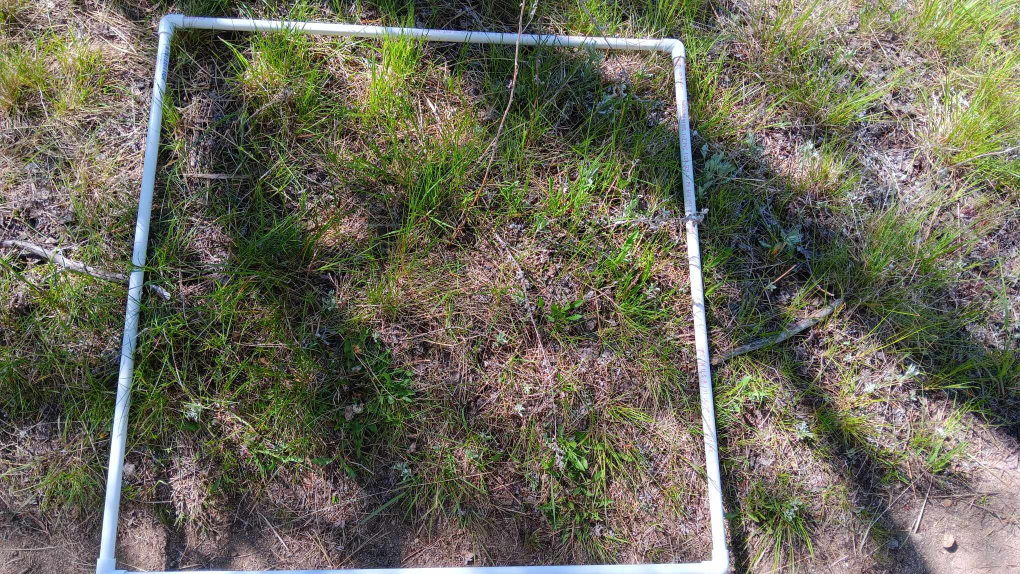
#> input picture test_photos/436497859_779601884357319_5324920164114426597_n.jpg, 2040 x 1148 px (shown at 1/2 size); its folder holds only this picture in this run
$ jupyter execute investigation_isolate_quadrat.ipynb
#> lines starting #> are read from the running program, lines starting #| are printed output that depends on the picture; after the words box and inside, x2 and y2 are one past the last pixel; in counts of white or black regions, pixels touching at a corner belong together
### functions.py
import numpy as np
import cv2
import re
import os
import sys
import glob
import napari
import spyndex
from matplotlib import pyplot as plt
from skimage import img_as_float, img_as_ubyte
import skimage.filters as skfil

# MAIN PROCESS FUNCTIONS
'''

1. Crop every image to its quadrat using the napari gui
2. Resize every image to the smallest length in the folder of photos
3. denoise images
4. Apply vegetation index
5. Convert pixel information into a csv

'''

# CROP TO QUADRAT
# [224 lines left out: functions crop_to_square, apply_vegetation_index, calc_live_plants_percentage, resize_square_imgs, not called in this run]


# Reorder the list of files for looping through
def reorder_file_paths(path):
    '''
    This function exists because I've rearranged the images so often that the operating system
    no longer stores them in number order (image_0, image_1, and so on). This function returns
    an ordered list of all the files that are currenty in the specified folder. It should be able
    to handle additions to the folder.

    Parameters:
        Path of the folder you want to loop through (In this format results/greenhouse_photos_thresholded/*
        for example. The asterisk is necessary or else the glob thingy won't work.)
    Returns:
        List of file paths to be run from the main project directory. It is in order of whatever
        number is in the filename.
    '''
    def sorting_function(path):
        # Grab a list containting the number found in the file path (includes multi-digit numbers)
        numbers = re.findall('\d+', path)

        # Return the numbers as integers if the list of numbers isn't empty. Return 0 otherwise
        return int(numbers[0]) if numbers else 0


    # Use the sorting_function on the list of paths so they will be sorted numerically.
    files = sorted(glob.glob(path), key=sorting_function)

    return files

# Apply otsu threshold to an image
# [108 lines left out: functions apply_otsu, matrix_xy_swap, reorder_quadrat_corners, extract_filename_number, calc_pixels_to_cm, not called in this run]

### investigation_isolate_quadrat.ipynb
The goal of this notebook is to test out morphologocal operations to isolate the quadrat. They're pretty finicky so I need to know how they work on all the test photos.

### Setup

[cell 1]
from functions import reorder_file_paths
import cv2
from skimage import img_as_float, img_as_ubyte
from matplotlib import pyplot as plt
from functions import apply_otsu
from skimage.filters.rank import entropy
from skimage.morphology import disk, isotropic_closing, binary_closing
from scipy import ndimage
import numpy as np

[cell 2]
# Determine the folder of images that will be looped through
path = 'test_photos/*'

# Get list of files for looping through
filenames = reorder_file_paths(path)

print(filenames)

[cell 3]
greenhouse_test_filenames = ['test_photos\\image_6.JPG', 'test_photos\\image_7.JPG', 'test_photos\\image_8.JPG', 'test_photos\\image_9.JPG', 'test_photos\\image_10.JPG']

### Use threshold to pick up on presence of quadrat

[cell 4]
for i, filename in enumerate(filenames):
    # Skip over the greenhouse images
    if filename in greenhouse_test_filenames:
        pass

    else:
        # Load in the images in color
        img = cv2.imread(filename, 1)
#> img is the input picture: shape (1148, 2040, 3); mean B, G, R 88.7, 104.8, 106.3

        # Get a grayscale version of the image
        gray = cv2.cvtColor(img, cv2.COLOR_BGR2GRAY)
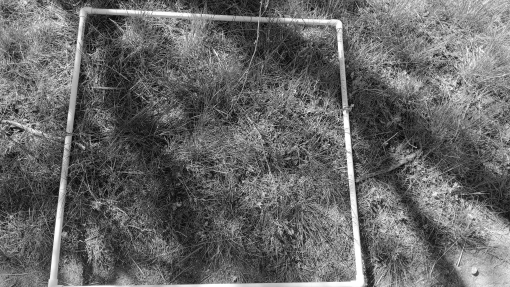
#> gray: shape (1148, 2040) (shown at 1/4 size); min 0, max 255, mean 103.4

        # Convert images into floats
        img_float = img_as_float(gray)

        # If image is <= to the threshold number, it's True. False otherwise.
        img_binary =  (img_float <= .9) # .90 is meant to pick up the white of the quadrat.
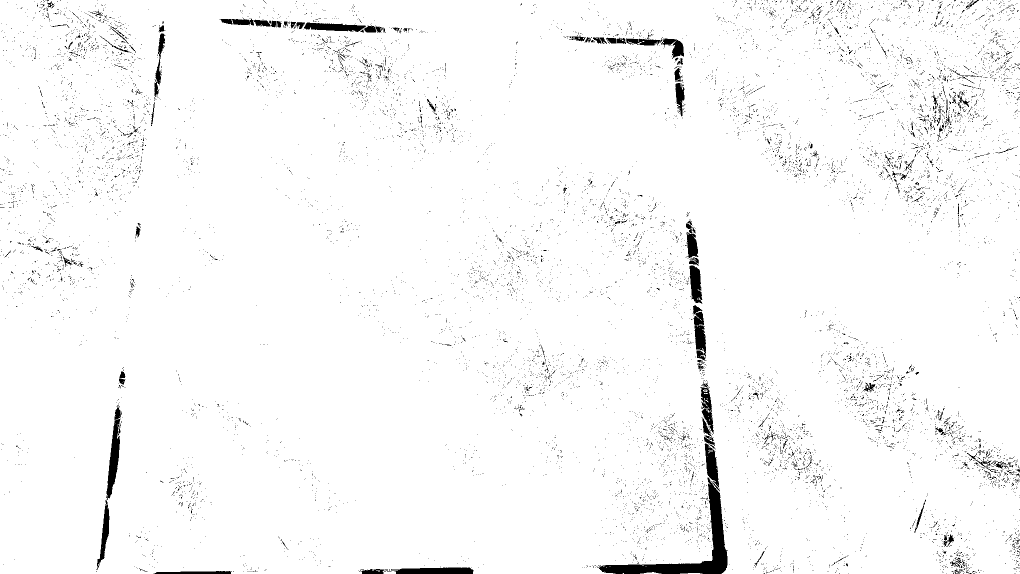
#> img_binary: shape (1148, 2040) bool (shown at 1/2 size); 97.4% white; 11397 black regions (11209 under 20 px), largest, box (x1, y1, x2, y2) and area: (1194, 955, 1456, 1148) 8550, (193, 809, 244, 1140) 3578, (782, 1135, 947, 1148) 1843

        # Convert back to ubyte
        img_ubyte = img_as_ubyte(img_binary)

        # Denoise the image to get rid of the grass that made it through
        img_median = ndimage.median_filter(img_ubyte, 9)
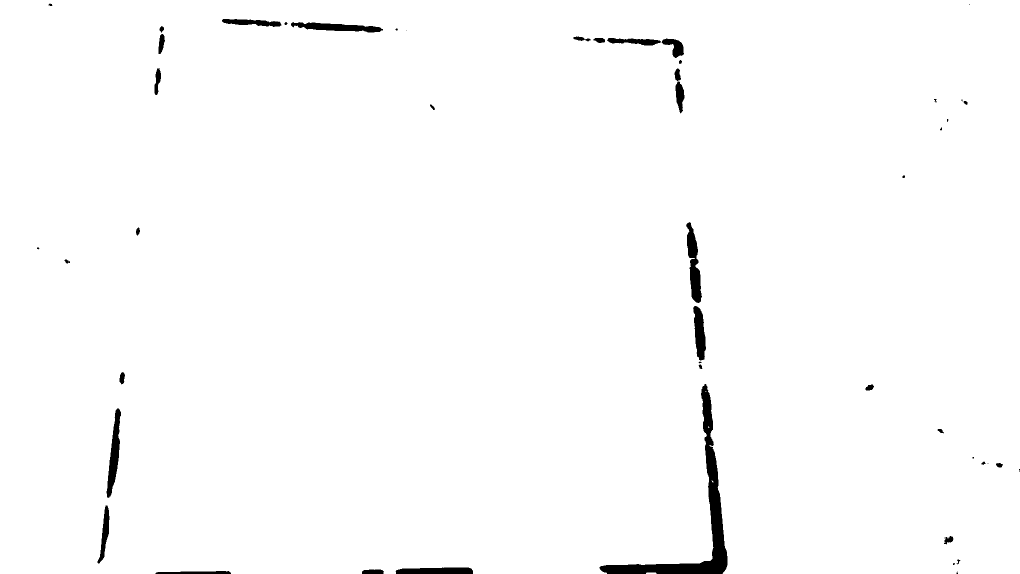
#> img_median: shape (1148, 2040) (shown at 1/2 size); 98.7% white; 49 black regions (13 under 20 px), largest, box (x1, y1, x2, y2) and area: (1199, 768, 1455, 1148) 12064, (1372, 444, 1404, 606) 2644, (213, 817, 242, 996) 2380

        # Define a kernel
        kernel = np.ones((3,3), np.uint8)

        # Dilate
        img_eroded = cv2.erode(img_median, kernel, iterations = 3)
#> img_eroded: shape (1148, 2040); 97.9% white; 36 black regions, largest, box (x1, y1, x2, y2) and area: (1196, 765, 1458, 1148) 15586, (1369, 441, 1415, 741) 6898, (1144, 70, 1371, 131) 4257

        # Invert the image
        img_eroded = cv2.bitwise_not(img_eroded)
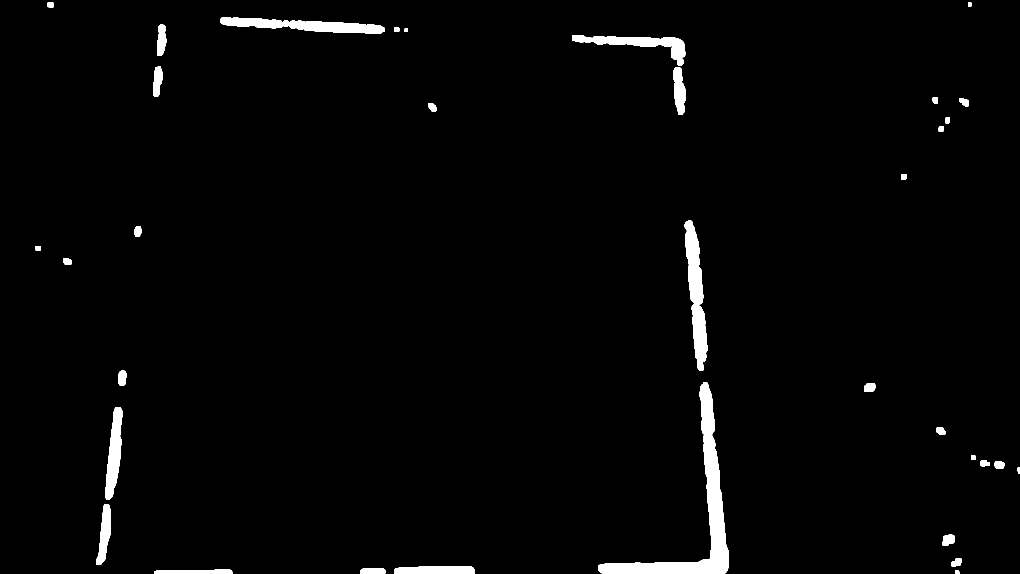
#> img_eroded: shape (1148, 2040) (shown at 1/2 size); 2.1% white; 36 white regions, largest, box (x1, y1, x2, y2) and area: (1196, 765, 1458, 1148) 15586, (1369, 441, 1415, 741) 6898, (1144, 70, 1371, 131) 4257

        # Detect edges using Canny
        edges = cv2.Canny(img_eroded, 50, 150, apertureSize=7)
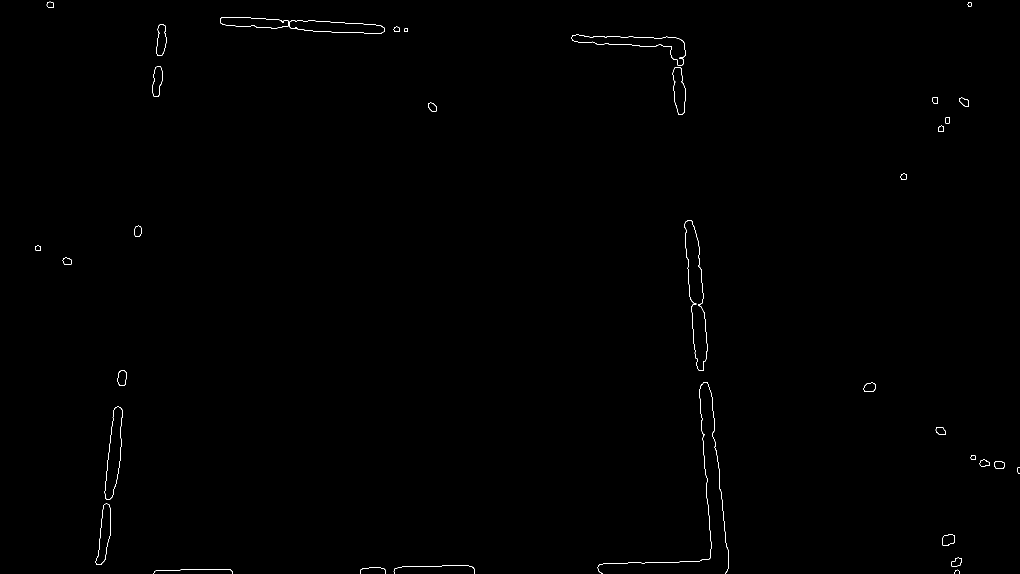
#> edges: shape (1148, 2040) (shown at 1/2 size); 0.25% white in thin lines or dots

        # Detect lines using Hough Line Transform
        lines = cv2.HoughLinesP(edges, 1, np.pi / 180, 100, minLineLength=50, maxLineGap=100)
#> lines = [[1212, 1126, 1457, 1122], [1368, 451, 1391, 716], [1396, 481, 1440, 980], [1402, 855, 1422, 1094], [469, 34, 751, 49], [194, 1129, 227, 820], [646, 63, 764, 65], [1402, 607, 1457, 1134], [311, 1141, 431, 1139], [1144, 71, 1352, 75]]

        # Draw the lines
        if lines is not None:
            for line in lines:
                x1, y1, x2, y2 = line[0]
                cv2.line(img, (x1, y1), (x2, y2), (0, 0, 255), 2)
#> this loop made 10 passes
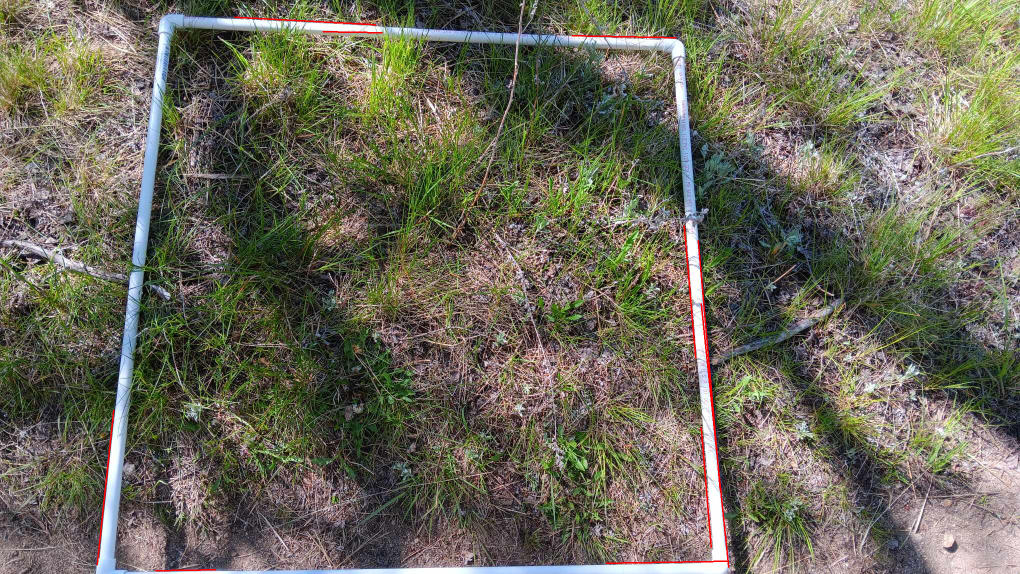
#> img: shape (1148, 2040, 3) (shown at 1/2 size); 0.34% of pixels changed, all inside (x1, y1, x2, y2) = (193, 33, 1459, 1143)

        # Define a kernel
        # kernel = np.ones((3,3), np.uint8)

        # # Dilate
        # img_eroded = cv2.erode(img_median, kernel, iterations = 3)
        # img_er_and_dilated = cv2.dilate(img_eroded, kernel, iterations = 1)

        # Use binary closing to potentially close gaps
        # mask = binary_closing(img_eroded, 2)

        cv2.imwrite(f'results/isolating_quadrat/image_{i}_edge_detected.jpg', img)

        print(f'Saved {filename}')

        # Display the images
    #     cv2.imshow(f'img {i}', img_ubyte)

# cv2.waitKey(0)
# cv2.destroyAllWindows()

$ run again, on test_photos/441229963_429891546666972_1183308712343811694_n.jpg
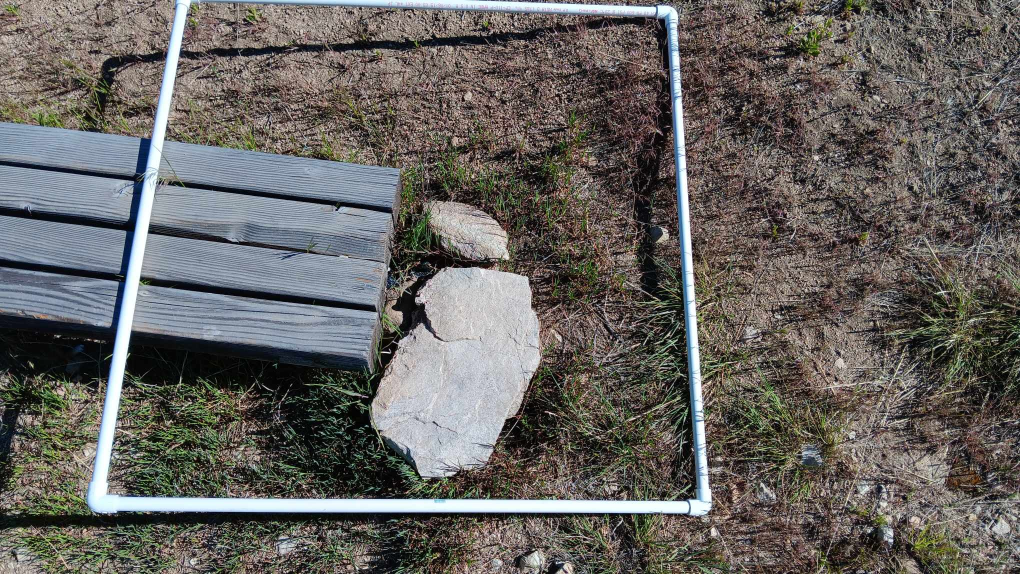
#> input picture test_photos/441229963_429891546666972_1183308712343811694_n.jpg, 2040 x 1148 px (shown at 1/2 size)
#> img is the input picture: shape (1148, 2040, 3); mean B, G, R 95.8, 99, 101.8
#> `img_binary =  (img_float <= .9)`:
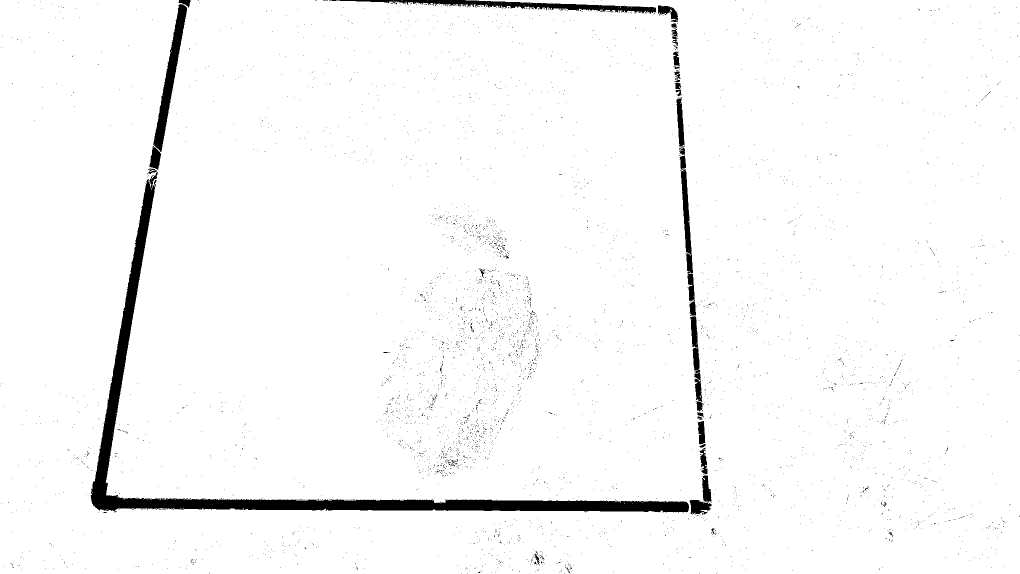
#> img_binary: shape (1148, 2040) bool (shown at 1/2 size); 97.1% white; 4392 black regions (4350 under 20 px), largest, box (x1, y1, x2, y2) and area: (181, 344, 1378, 1025) 38178, (658, 0, 1312, 27) 5391, (306, 8, 374, 304) 5201
#> img_median: shape (1148, 2040); 97.4% white; 12 black regions (2 under 20 px), largest, box (x1, y1, x2, y2) and area: (182, 350, 1422, 1029) 40246, (1353, 197, 1405, 836) 6490, (299, 0, 381, 344) 6219
#> edges: shape (1148, 2040); 0.33% white in thin lines or dots, all inside (x1, y1, x2, y2) = (178, 0, 1425, 1124)
#> lines = 28 rows, first 6: [1351, 15, 1422, 1020], [265, 653, 377, 17], [1358, 351, 1405, 1029], [178, 995, 323, 173], [529, 996, 985, 996], [618, 1023, 993, 1023]
#> the loop `for line in lines:` made 28 passes
#> after the loop `for line in lines:`:
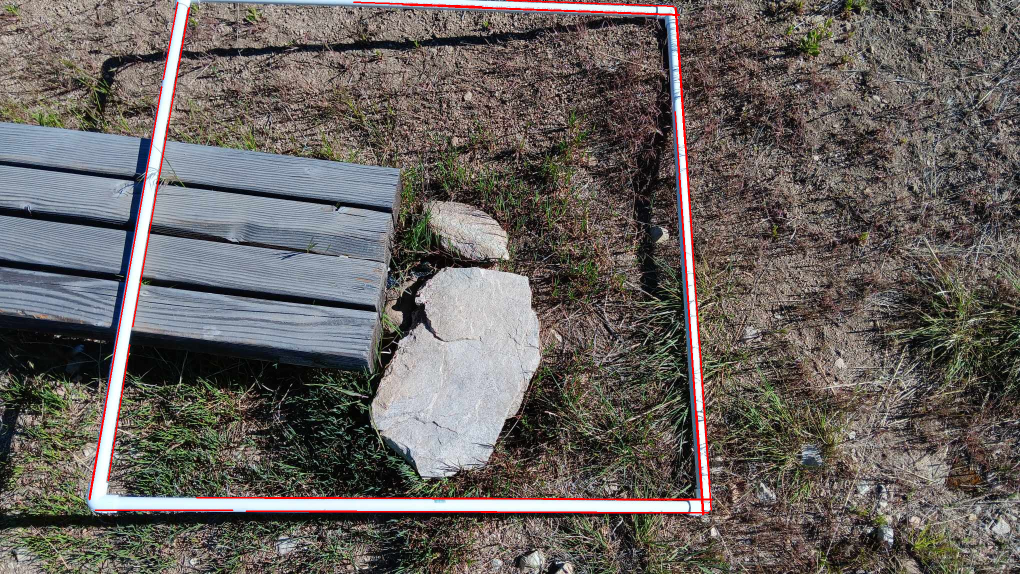
#> img: shape (1148, 2040, 3) (shown at 1/2 size); 1.03% of pixels changed, all inside (x1, y1, x2, y2) = (177, 0, 1426, 1031)
